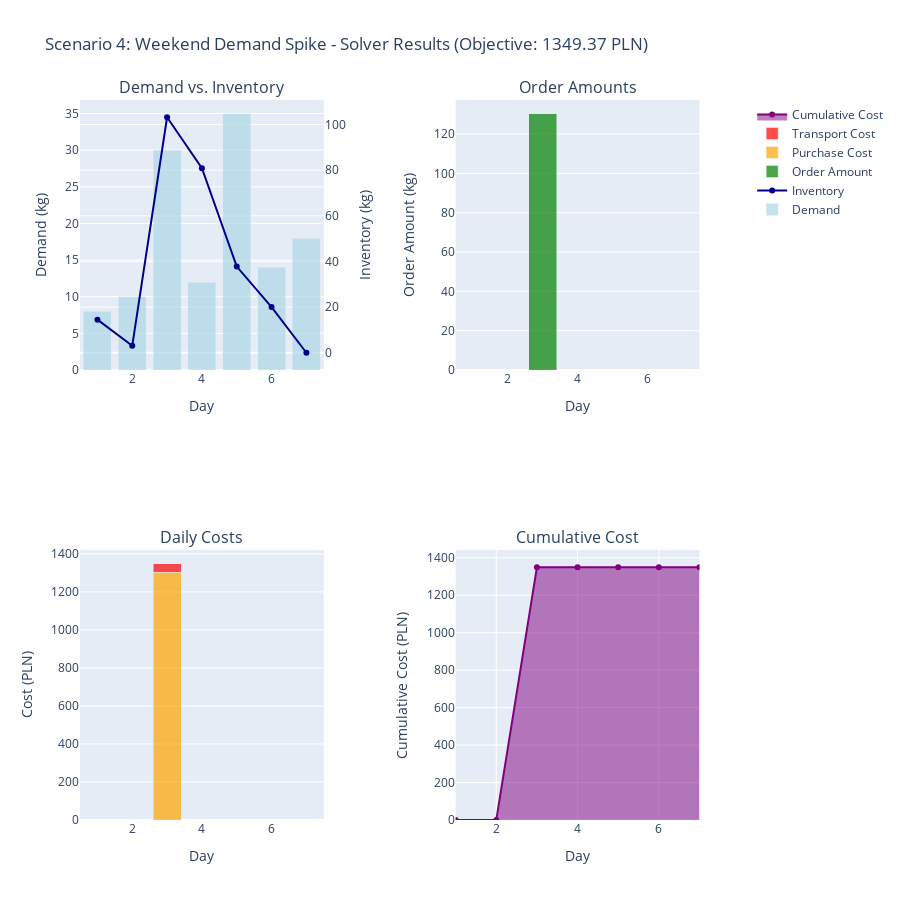

Here is the notebook cell this chart was saved with:
### Markdown cell above
## Test Scenario 4: Demand Spike

Demand spikes on days 3 and 5 with lower pricing early in the week.

### Code cell
# Scenario 4: Weekend demand spike
scenario_4 = {
    "V_max": 120.0,  # kg
    "P": [8.0, 9.0, 10.0, 11.0, 12.0, 13.0, 14.0],  # Increasing prices through the week
    "C": 45.0,  # PLN
    "D": [8.0, 10.0, 30.0, 12.0, 35.0, 14.0, 18.0],  # Demand spike on specific days
    "I0": 25.0,  # kg initial stock
    "alpha": 0.1,
    "T": 7
}

inp4 = SolverInput(**scenario_4)

try:
    sol4 = solve(inp4)
    df4 = solution_to_dataframe(sol4, inp4)
    print(f"Objective value: {sol4.objective_value:.2f} PLN")
    print(f"Orders placed on days: {[i+1 for i, y in enumerate(sol4.y) if y == 1]}")
    display(HTML(df4.to_html(index=False)))
    plot_scenario("Scenario 4: Weekend Demand Spike", sol4, inp4, df4)
except SolverFail as e:
    print(f"Solver failed: {e}")
    sol4 = None
    df4 = None

### Figure 1 — Plotly figure (JSON) as saved in the notebook; plotly's stock layout.template omitted (floating-point values rounded to 4 significant figures)
{"data": [{"marker": {"color": "lightblue"}, "name": "Demand", "opacity": 0.7, "type": "bar", "x": [1, 2, 3, 4, 5, 6, 7], "xaxis": "x", "y": [8, 10, 30, 12, 35, 14, 18], "yaxis": "y"}, {"line": {"color": "darkblue", "width": 2}, "mode": "lines+markers", "name": "Inventory", "type": "scatter", "x": [1, 2, 3, 4, 5, 6, 7], "xaxis": "x", "y": [14.5, 3.05, 103.2, 80.86, 37.78, 20, 0], "yaxis": "y2"}, {"marker": {"color": "green"}, "name": "Order Amount", "opacity": 0.7, "type": "bar", "x": [1, 2, 3, 4, 5, 6, 7], "xaxis": "x2", "y": [0, 0, 130.4, 0, 0, 0, 0], "yaxis": "y3"}, {"marker": {"color": "orange"}, "name": "Purchase Cost", "opacity": 0.7, "type": "bar", "x": [1, 2, 3, 4, 5, 6, 7], "xaxis": "x3", "y": [0.0, 0.0, 1304.0, 0.0, 0.0, 0.0, 0.0], "yaxis": "y4"}, {"marker": {"color": "red"}, "name": "Transport Cost", "opacity": 0.7, "type": "bar", "x": [1, 2, 3, 4, 5, 6, 7], "xaxis": "x3", "y": [0.0, 0.0, 45.0, 0.0, 0.0, 0.0, 0.0], "yaxis": "y4"}, {"fill": "tozeroy", "line": {"color": "purple", "width": 2}, "mode": "lines+markers", "name": "Cumulative Cost", "type": "scatter", "x": [1, 2, 3, 4, 5, 6, 7], "xaxis": "x4", "y": [0.0, 0.0, 1349.0, 1349.0, 1349.0, 1349.0, 1349.0], "yaxis": "y5"}], "layout": {"annotations": [{"font": {"size": 16}, "showarrow": false, "text": "Demand vs. Inventory", "x": 0.185, "xanchor": "center", "xref": "paper", "y": 1, "yanchor": "bottom", "yref": "paper"}, {"font": {"size": 16}, "showarrow": false, "text": "Order Amounts", "x": 0.755, "xanchor": "center", "xref": "paper", "y": 1, "yanchor": "bottom", "yref": "paper"}, {"font": {"size": 16}, "showarrow": false, "text": "Daily Costs", "x": 0.185, "xanchor": "center", "xref": "paper", "y": 0.375, "yanchor": "bottom", "yref": "paper"}, {"font": {"size": 16}, "showarrow": false, "text": "Cumulative Cost", "x": 0.755, "xanchor": "center", "xref": "paper", "y": 0.375, "yanchor": "bottom", "yref": "paper"}], "barmode": "stack", "height": 900, "showlegend": true, "title": {"text": "Scenario 4: Weekend Demand Spike - Solver Results (Objective: 1349.37 PLN)"}, "xaxis": {"anchor": "y", "domain": [0, 0.37], "title": {"text": "Day"}}, "xaxis2": {"anchor": "y3", "domain": [0.57, 0.94], "title": {"text": "Day"}}, "xaxis3": {"anchor": "y4", "domain": [0, 0.37], "title": {"text": "Day"}}, "xaxis4": {"anchor": "y5", "domain": [0.57, 0.94], "title": {"text": "Day"}}, "yaxis": {"anchor": "x", "domain": [0.625, 1], "title": {"text": "Demand (kg)"}}, "yaxis2": {"anchor": "x", "overlaying": "y", "side": "right", "title": {"text": "Inventory (kg)"}}, "yaxis3": {"anchor": "x2", "domain": [0.625, 1], "title": {"text": "Order Amount (kg)"}}, "yaxis4": {"anchor": "x3", "domain": [0, 0.375], "title": {"text": "Cost (PLN)"}}, "yaxis5": {"anchor": "x4", "domain": [0, 0.375], "title": {"text": "Cumulative Cost (PLN)"}}}}
